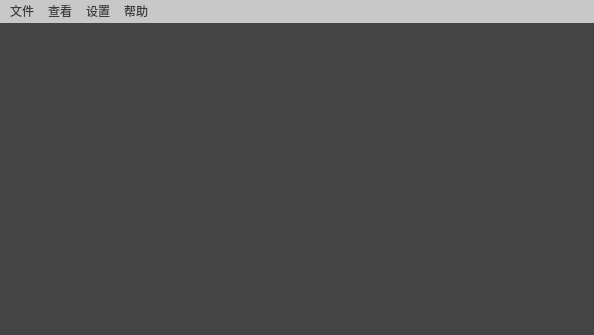
<?xml version="1.0" encoding="UTF-8"?>
<ui version="4.0">
 <class>MainWindow</class>
 <widget class="QMainWindow" name="MainWindow">
  <property name="geometry">
   <rect>
    <x>0</x>
    <y>0</y>
    <width>594</width>
    <height>335</height>
   </rect>
  </property>
  <property name="windowTitle">
   <string>MainWindow</string>
  </property>
  <property name="styleSheet">
   <string notr="true">QWidget{
	background-color: rgb(68, 68, 68);
	color:rgb(255,255,255);
	font: 10pt &quot;幼圆&quot;;
}

QMenuBar{
	background-color: rgb(200, 200, 200);
	color:rgb(60,60,60);
}</string>
  </property>
  <widget class="QWidget" name="centralwidget"/>
  <widget class="QMenuBar" name="menubar">
   <property name="geometry">
    <rect>
     <x>0</x>
     <y>0</y>
     <width>594</width>
     <height>19</height>
    </rect>
   </property>
   <widget class="QMenu" name="menu">
    <property name="title">
     <string>文件</string>
    </property>
   </widget>
   <widget class="QMenu" name="menu_2">
    <property name="title">
     <string>查看</string>
    </property>
   </widget>
   <widget class="QMenu" name="menu_3">
    <property name="title">
     <string>设置</string>
    </property>
   </widget>
   <widget class="QMenu" name="menu_4">
    <property name="title">
     <string>帮助</string>
    </property>
   </widget>
   <addaction name="menu"/>
   <addaction name="menu_2"/>
   <addaction name="menu_3"/>
   <addaction name="menu_4"/>
  </widget>
  <widget class="QStatusBar" name="statusbar"/>
 </widget>
 <resources/>
 <connections/>
</ui>
